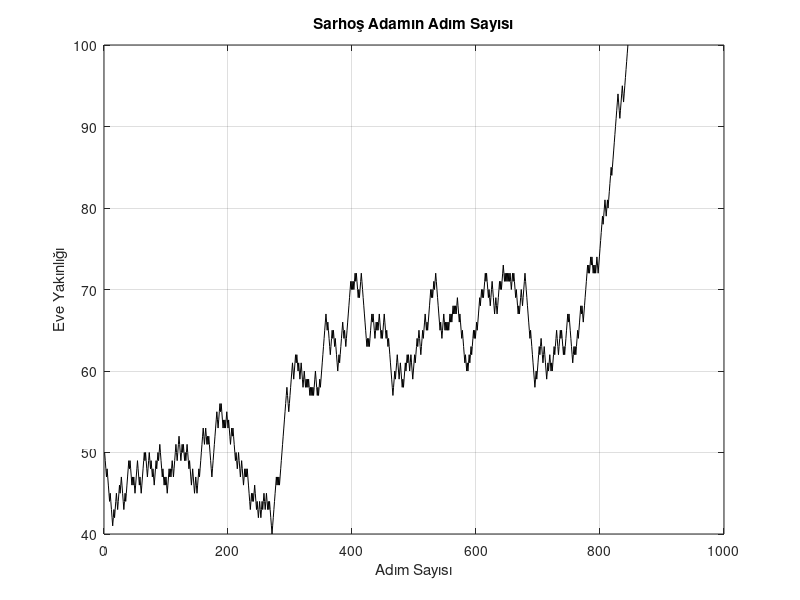

Here is the MATLAB script that generated this plot:
clear all
close all
clc


loc(1) = 50;
step = 1;

while 1
    
    if loc(step) == 0 || loc(step) == 100
    break
    end

    prob = rand();
   
    
    
    if prob > 0.5
        loc(step+1) = loc(step) +1;
        step = step +1;
    else
        loc(step+1) = loc(step) -1;
        step = step +1;
    end
    
   
end    

fprintf("%d",step);
plot(1:step,loc,"-k")
title("Sarhoş Adamın Adım Sayısı")
xlabel("Adım Sayısı")
ylabel("Eve Yakınlığı")
grid on 
